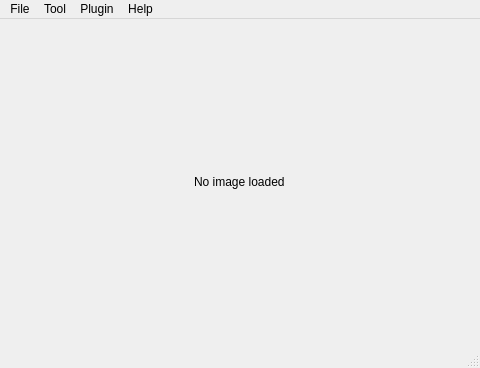
<?xml version="1.0" encoding="UTF-8"?>
<ui version="4.0">
 <class>MainWindow</class>
 <widget class="QMainWindow" name="MainWindow">
  <property name="geometry">
   <rect>
    <x>0</x>
    <y>0</y>
    <width>480</width>
    <height>368</height>
   </rect>
  </property>
  <property name="windowTitle">
   <string notr="true">ImageLite</string>
  </property>
  <widget class="QWidget" name="centralwidget">
   <layout class="QGridLayout" name="gridLayout">
    <item row="0" column="0" alignment="Qt::AlignHCenter|Qt::AlignVCenter">
     <widget class="QLabel" name="label">
      <property name="text">
       <string>No image loaded</string>
      </property>
     </widget>
    </item>
   </layout>
  </widget>
  <widget class="QMenuBar" name="menubar">
   <property name="geometry">
    <rect>
     <x>0</x>
     <y>0</y>
     <width>480</width>
     <height>22</height>
    </rect>
   </property>
   <widget class="QMenu" name="menuFile">
    <property name="title">
     <string>File</string>
    </property>
    <addaction name="actionLoad_image"/>
    <addaction name="actionSave_image"/>
   </widget>
   <widget class="QMenu" name="menuPlugin">
    <property name="title">
     <string>Plugin</string>
    </property>
   </widget>
   <widget class="QMenu" name="menuHelp">
    <property name="title">
     <string>Help</string>
    </property>
   </widget>
   <widget class="QMenu" name="menuTool">
    <property name="title">
     <string>Tool</string>
    </property>
    <widget class="QMenu" name="menuDraw">
     <property name="title">
      <string>Draw</string>
     </property>
     <addaction name="actionPen"/>
     <addaction name="actionCircle"/>
     <addaction name="actionRectangle"/>
     <addaction name="actionLine"/>
    </widget>
    <addaction name="menuDraw"/>
    <addaction name="actionCompare"/>
   </widget>
   <addaction name="menuFile"/>
   <addaction name="menuTool"/>
   <addaction name="menuPlugin"/>
   <addaction name="menuHelp"/>
  </widget>
  <widget class="QStatusBar" name="statusbar"/>
  <action name="actionLoad_image">
   <property name="text">
    <string>Load image</string>
   </property>
  </action>
  <action name="actionSave_image">
   <property name="text">
    <string>Save image</string>
   </property>
  </action>
  <action name="actionCompare">
   <property name="text">
    <string>Compare</string>
   </property>
  </action>
  <action name="actionPen">
   <property name="text">
    <string>Pen</string>
   </property>
  </action>
  <action name="actionCircle">
   <property name="text">
    <string>Circle</string>
   </property>
  </action>
  <action name="actionRectangle">
   <property name="text">
    <string>Rectangle</string>
   </property>
  </action>
  <action name="actionLine">
   <property name="text">
    <string>Line</string>
   </property>
  </action>
 </widget>
 <resources/>
 <connections/>
</ui>
